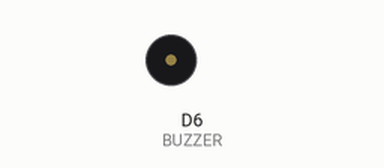
Simulated run of this sketch. Board: ESP8266 (Wemos D1 mini). On the bench: buzzer (waves = sounding).

Above: at 0.5 s.
Timing chart, 0 to 3.0 s (numbered marks = the images above):
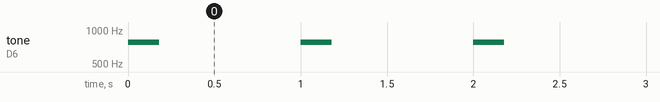

The sketch:

creatind_sounds.ino
```cpp
//Board: d1 mini
//BUZZER:
//- -> gnd
// middle -> 3.3 V
// S -> D6

const int BUZZER = D6;

void setup() {
  pinMode(BUZZER, OUTPUT);
}

void loop() {
////////////////////////////////////////////////////////////////////////////////////////////
 //for beep beep
    tone(BUZZER, 780, 180);
    delay(1000);
/////////////////////////////////////////////////////////////////////////////////////////////
// //changing sound
//    for (int freq = 255; freq < 1000; freq = freq + 100){
//      Serial.println(freq);
//      tone(D6, freq, 180);
//      delay(1000);
//    }

}
```

Measured:
- by itself, tone on D6 (BUZZER): alternates 780 Hz for 0.18 s and silent for 0.82 s
